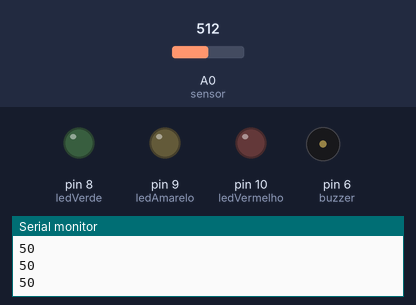
Recording of a sketch running on a simulated Arduino Uno, built with avr-gcc and run on an emulated ATmega328P. Shown: output pins drawn as LEDs (lit = HIGH), buzzer (waves = sounding, pin HIGH), the last lines printed to the serial monitor. Inputs (shaded band) come from the test bench; at power-on: A0 (sensor) = 512.

Above: at 1.2 s.
1.3 s: A0 (sensor) set to 647
2.8 s: A0 (sensor) set to 678
At 3.1 s:
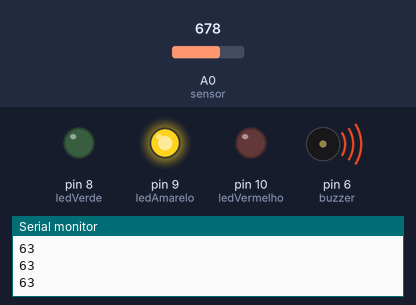
5.8 s: A0 (sensor) set to 511
At 8.7 s:
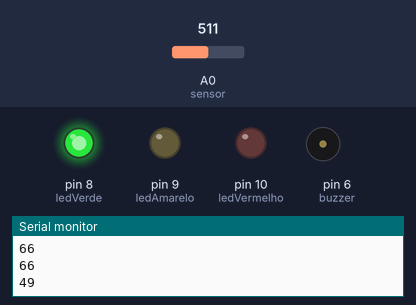
8.8 s: A0 (sensor) set to 522
At 9.5 s:
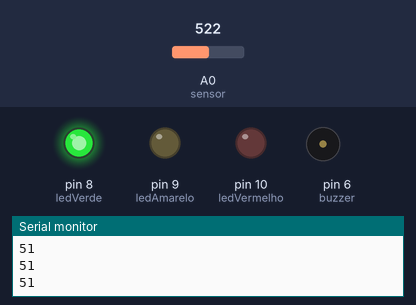
10.3 s: A0 (sensor) set to 900
At 10.7 s:
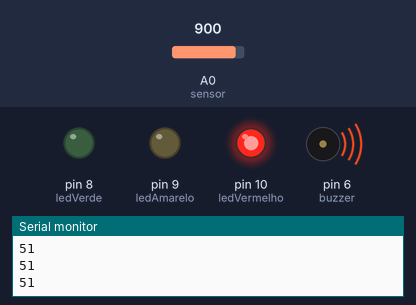
13.3 s: A0 (sensor) set to 839
16.3 s: A0 (sensor) set to 828
At 17.4 s:
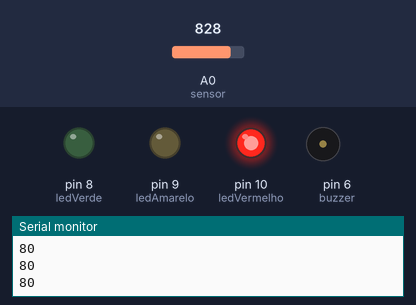
Timing chart, 0 to 18.8 s (numbered marks = the images above; inputs shaded):
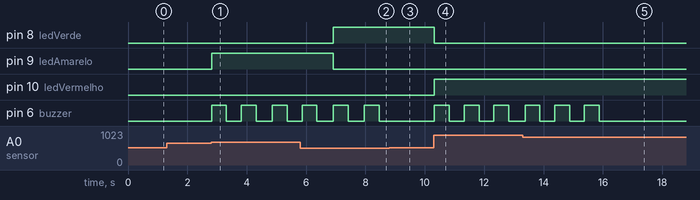

Measured:
- the behaviour switches between 664 and 665 on A0 (sensor) (found by bisection; images 0 and 1)
- the behaviour switches between 511 and 512 on A0 (sensor) (found by bisection; images 2 and 3)
- the behaviour switches between 829 and 828 on A0 (sensor) (found by bisection; images 4 and 5)
- after the input at 2.8 s, pin 9 (ledAmarelo): LOW → HIGH at once; pin 6 (buzzer): alternates HIGH for 0.50 s and LOW for 0.53 s, starting at once
- after the input at 5.8 s, pin 8 (ledVerde): LOW → HIGH after 1.1 s; pin 9 (ledAmarelo): HIGH → LOW after 1.1 s
- after the input at 8.8 s, pin 6 (buzzer): stays LOW (without the input it goes to HIGH after 0.22 s)
- after the input at 10.3 s, pin 8 (ledVerde): HIGH → LOW at once; pin 10 (ledVermelho): LOW → HIGH at once; pin 6 (buzzer): alternates HIGH for 0.50 s and LOW for 0.50 s, starting at once
- after the input at 16.3 s, pin 6 (buzzer): stops changing and stays LOW

The sketch:

sketch_may03a.ino
```cpp
int sensor = 0;           // Pino analogico em que o sensor esta conectado.
int valorSensor = 0;      // Usada para ler o valor do sensor em tempo real.
int buzzer = 6;


const int ledVerde = 8;
const int ledAmarelo = 9;
const int ledVermelho = 10;
int valor = 0;

void setup() {
// Ativando os serial monitor que exibira os valores lidos no sensor.
Serial.begin(9600);

   //Definindo pinos digitais dos leds como de saida.
   pinMode(ledVerde, OUTPUT);
   pinMode(ledAmarelo, OUTPUT);
   pinMode(ledVermelho,OUTPUT);
   pinMode(buzzer,OUTPUT);
}
   void loop() {
 //Lendo o valor do sensor.
 int valorSensor = analogRead(sensor);
 valor = map(valorSensor,0,1023,0,100);

 //Valores da luminosidade podem ser alternado conforme necessidade.

 //Luminosidade baixa.
 if(valor < 50) {
  apagaLeds();
  digitalWrite(ledVerde, HIGH);
  digitalWrite(buzzer,HIGH);
  delay (500);
  digitalWrite(buzzer,LOW);
  delay (500);


 }

  //Luminosidade médida.
  if(valor >= 65 && valor  <=79) {
    apagaLeds();
     digitalWrite(ledAmarelo,HIGH);
     digitalWrite(buzzer,HIGH);
     delay (500);
     digitalWrite(buzzer,LOW);
     delay (500);
     digitalWrite(buzzer,HIGH);
     delay (500);
     digitalWrite(buzzer,LOW);
     delay (500);
  }

   //luminosidade alta.
   if (valor > 80) {
    apagaLeds();

     digitalWrite(ledVermelho,HIGH);
     digitalWrite(buzzer,HIGH);
     delay (500);
     digitalWrite(buzzer,LOW);
     delay (500);
     digitalWrite(buzzer,HIGH);
     delay (500);
     digitalWrite(buzzer,LOW);
     delay (500);
     digitalWrite(buzzer,HIGH);
     delay (500);
     digitalWrite(buzzer,LOW);
     delay (500);
   }

    //Exibindo o valor do sensor no serial monitor.
   Serial.println(valor);
   delay(50);
}

 //Função criada para apagar todos os leds de uma vez
void apagaLeds(){
  digitalWrite(ledVerde,LOW);
  digitalWrite(ledAmarelo,LOW);
  digitalWrite(ledVermelho,LOW);

}
```
